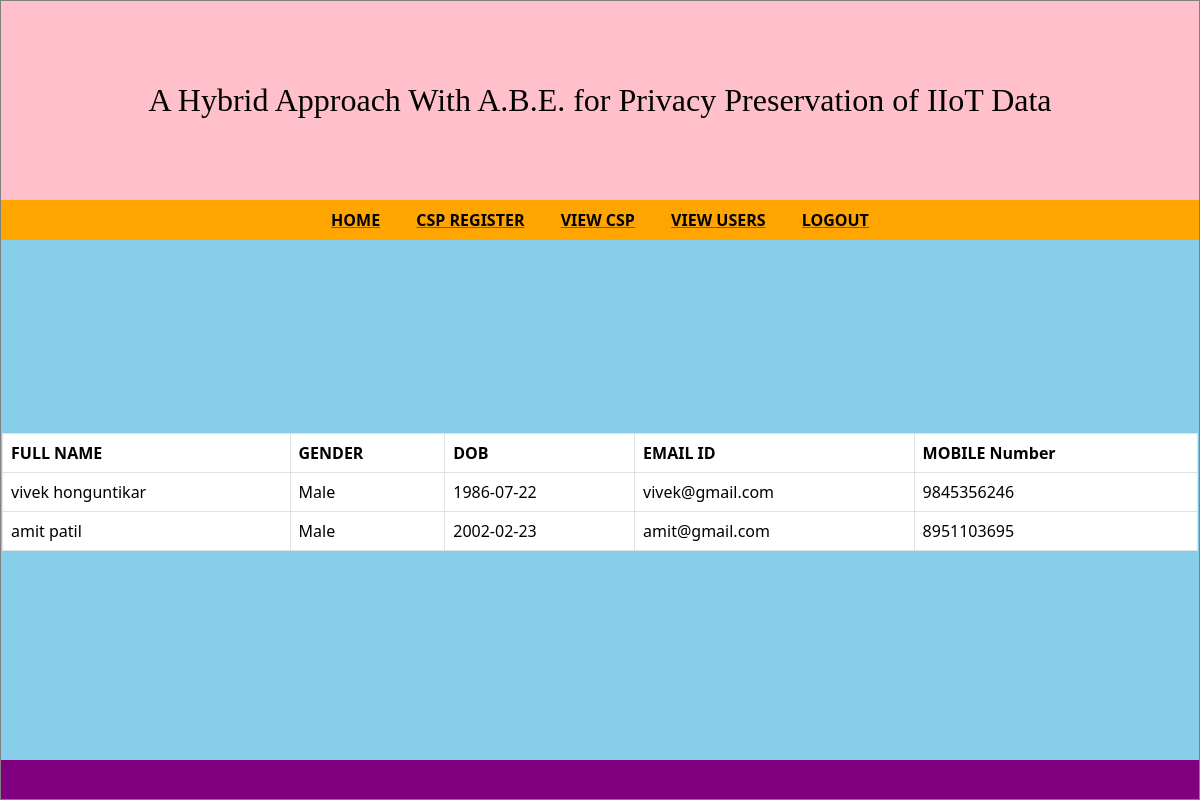
Page /abe/adminadvocatedisplay/ on the committed database.
### HYBRIDAPPROACHAPP/models.py (models this page shows)
class UserRegister(models.Model):
	firstname=models.CharField(max_length=200,default='')
	lastname=models.CharField(max_length=200,default='')
	gender=models.CharField(max_length=200,default='')
	dob=models.CharField(max_length=200,default='')
	emailid=models.CharField(max_length=200,default='')
	password=models.CharField(max_length=200,default='')
	mobilenumber=models.CharField(max_length=200,primary_key=True)

### HYBRIDAPPROACHAPP/views.py (the view)
# urls.py: path('adminadvocatedisplay/', views.adminadvocatedisplay),
def adminadvocatedisplay(request):
	mydata=UserRegister.objects.all()
	return render(request,"abe/adminadvocatedisplay.html",{"mydata":mydata})

### HYBRIDAPPROACHAPP/templates/abe/adminadvocatedisplay.html (shortened to what this page needs)
<html>
    <head>
  <link href="https://cdn.jsdelivr.net/npm/bootstrap@5.3.3/dist/css/bootstrap.min.css" rel="stylesheet">
   </head>
     <body>
	 <table align="center" height="100%" width="100%" border="1">
	        <tr><td  style="background-color:pink;" height="25%">
                         <center>
                       <font face="Times New Roman" color="black" size="+3">
A Hybrid Approach With A.B.E. for Privacy Preservation of IIoT Data
</font>
  </center>
          </td></tr>
	        <tr><td  style="background-color:orange;" height="5%">
            <table width="100%">
                <tr>
                  <td align="center">
                    <a href="/abe/adminhome"><font color="black"><b>HOME</b></font></a>&emsp;&emsp;
                    <a href="/abe/operatorregister"><font color="black"><b>CSP REGISTER</b></font></a>&emsp;&emsp;
                    <a href="/abe/operatordisplay"><font color="black"><b>VIEW CSP</b></font></a>&emsp;&emsp;
                    <a href="/abe/adminadvocatedisplay"><font color="black"><b>VIEW USERS</b></font></a>&emsp;&emsp;
                  <a href="/abe"><font color="black"><b>LOGOUT</b></font></a>
                </td>
            </table>
          </td></tr>
	        <tr><td style="background-color:skyblue;" height="65%">
    <table align='center' class="table table-bordered" border="1">
            <tr>
                    <th scope="col">FULL  NAME</th>
                    <th scope="col">GENDER</th>
                    <th scope="col">DOB</th>
                    <th scope="col">EMAIL ID</th>
                    <th scope="col">MOBILE Number</th>
            </tr>
                    {% for data in mydata %}
                     <tr>
                        <td>{{data.firstname}} {{data.lastname}}</td>
                        <td>{{data.gender}}</td>
                        <td>{{data.dob}}</td>
                        <td>{{data.emailid}}</td>
                        <td>{{data.mobilenumber}}</td>
                    </tr>
                    {%endfor%}
                </table>
   </td></tr>
	         <tr><td style="background-color:purple;"></td></tr>
        </table>
  </body>
</html>

### rows in the picture
UserRegister: firstname "vivek", lastname "honguntikar", gender "Male", dob "1986-07-22", emailid "vivek@gmail.com", mobilenumber "9845356246"
UserRegister: firstname "amit", lastname "patil", gender "Male", dob "2002-02-23", emailid "amit@gmail.com", mobilenumber "8951103695"
